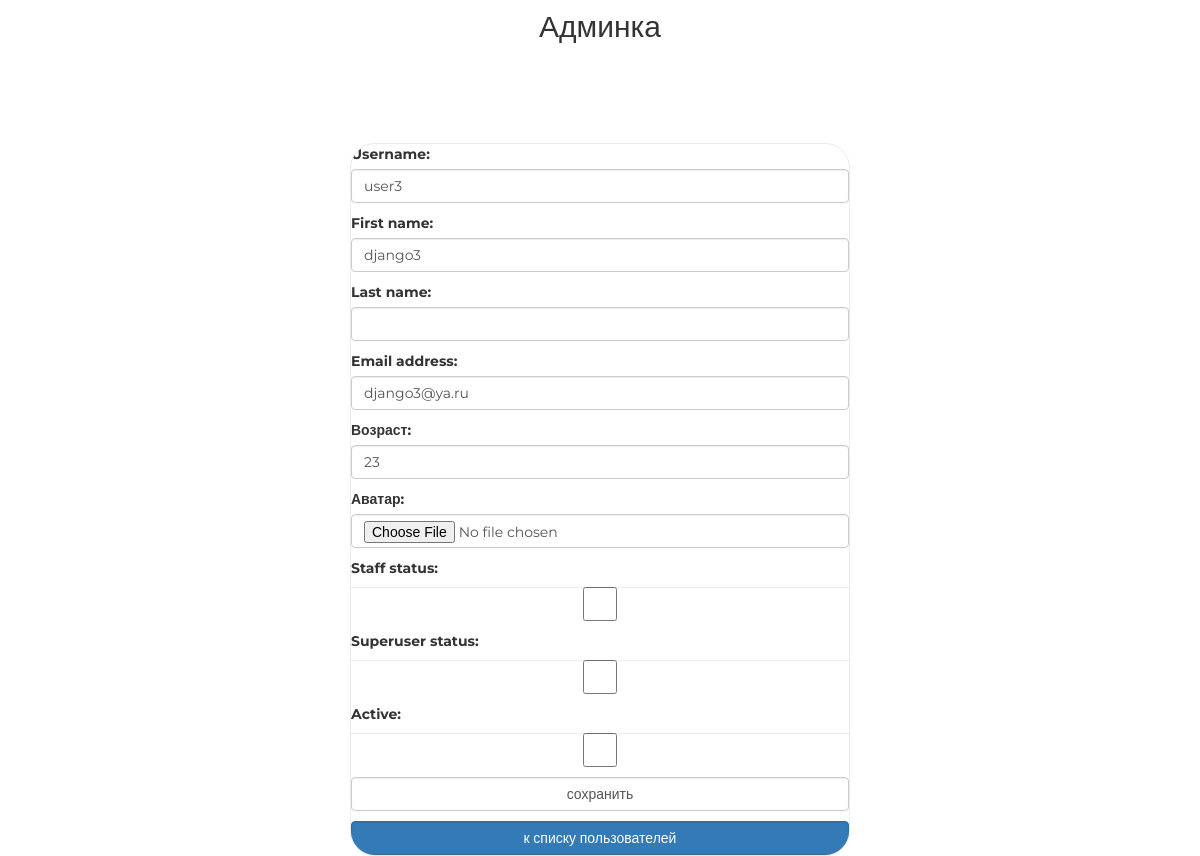
The app's page /myadmin/user/update/4/ (signed in), older data.
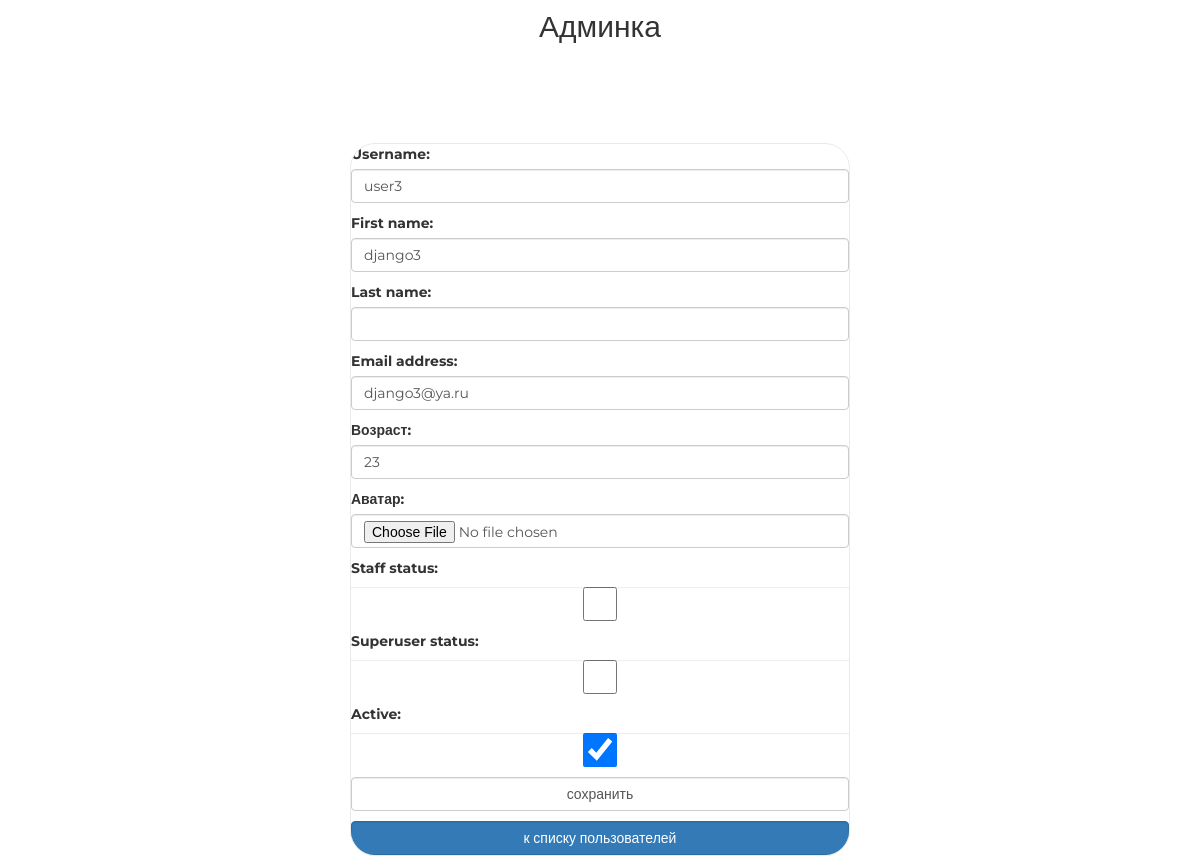
The same page, newer data.
### authapp/models.py (models this page shows, shortened)
class ShopUser(AbstractUser):
    age = models.PositiveIntegerField('возраст', null=True)
    avatar = models.ImageField('аватар', upload_to='avatars', blank=True)

### adminapp/views.py (the view)
# urls.py: path('user/update/<int:user_pk>/', adminapp.user_update, name='user_update'),
@user_passes_test(lambda x: x.is_superuser)
def user_update(request, user_pk):
    user = get_object_or_404(get_user_model(), pk=user_pk)
    if request.method == 'POST':
        user_form = AdminShopUserUpdateForm(request.POST, request.FILES, instance=user)
        if user_form.is_valid():
            user_form.save()
            return HttpResponseRedirect(reverse('myadmin:index'))
    else:
        user_form = AdminShopUserUpdateForm(instance=user)
    context = {
        'page_title': 'админка/пользователи/редактирование',
        'form': user_form
    }
    return render(request, 'adminapp/user_update.html', context)

### adminapp/forms.py (shortened to what this page needs)
class AdminShopUserUpdateForm(UserChangeForm):
    class Meta:
        model = get_user_model()
        fields = ('username', 'first_name', 'last_name', 'password',
                  'email', 'age', 'avatar',
                  'is_staff', 'is_superuser', 'is_active')
    def __init__(self, *args, **kwargs):
        super().__init__(*args, **kwargs)
        for field_name, field in self.fields.items():
            field.widget.attrs['class'] = f'form-control {field_name}'
            field.help_text = ''
            if field_name == 'password':
                field.widget = HiddenInput()

### adminapp/templates/adminapp/user_update.html (shortened to what this page needs)
{% extends 'adminapp/base.html' %}
{% load static %}
{% block container %}
    <div class="login">
        <form class="form-horizontal" method="post" enctype="multipart/form-data">
            {{ form.as_p }}
            <input class="form-control" type="submit" value="сохранить">
        </form>
        <a href="{% url 'myadmin:index' %}"
           class="btn btn-primary form-control last">
            к списку пользователей
        </a>
    </div>
{% endblock %}

Row changes from the older to the newer data that the page shows:
changed ShopUser "user3": is_active "☐" → "☑"
